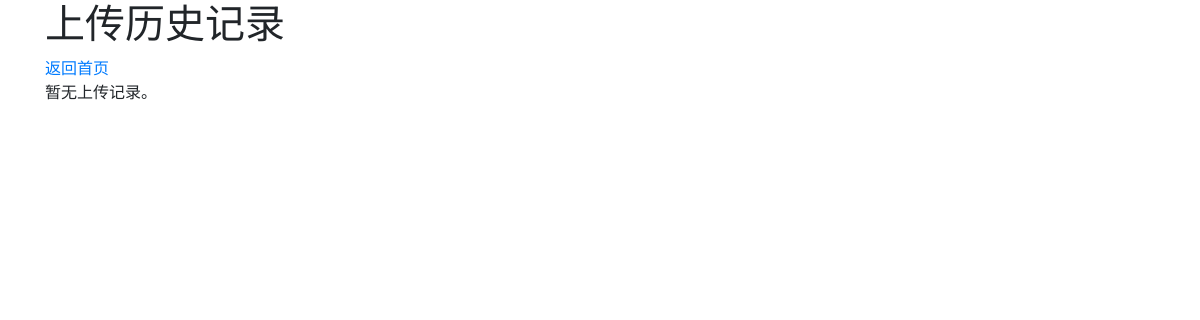
Page /history on the earlier database version.
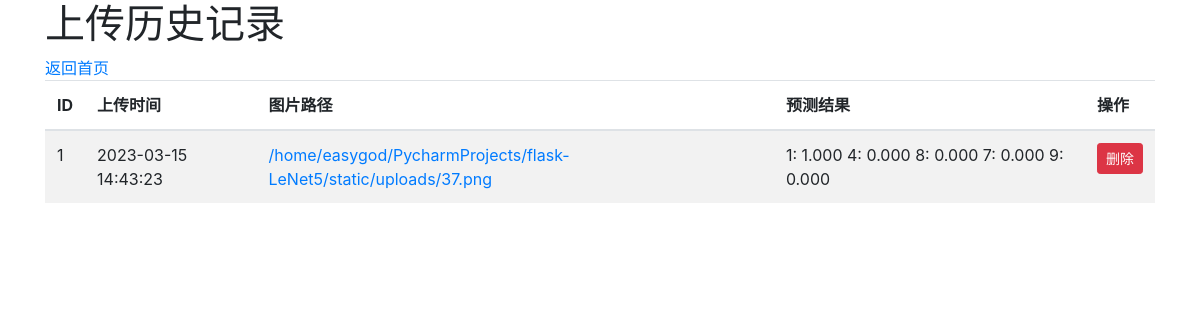
Same page on the later database version.
### tables this page shows
CREATE TABLE uploads
             (id INTEGER PRIMARY KEY AUTOINCREMENT,
              upload_time TEXT,
              image_path TEXT,
              prediction TEXT);

### app.py (the view)
@app.route('/history')
def history():
    with sqlite3.connect('database.db') as conn:
        c = conn.cursor()
        c.execute('SELECT * FROM uploads ORDER BY id DESC')
        rows = c.fetchall()
    return render_template('history.html', rows=rows)

### templates/history.html
{% extends 'base.html' %}
{% block content %}
  <h1>上传历史记录</h1>
  <a href="{{ url_for('index') }}">返回首页</a>
  {% if rows|length == 0 %}
    <p>暂无上传记录。</p>
  {% else %}
    <table class="table table-hover table-striped">
      <thead>
        <tr>
          <th>ID</th>
          <th>上传时间</th>
          <th>图片路径</th>
          <th>预测结果</th>
          <th>操作</th>
        </tr>
      </thead>
      <tbody>
        {% for row in rows %}
          <tr>
            <td>{{ row[0] }}</td>
            <td>{{ row[1] }}</td>
            <td><a href="{{ row[2] }}" target="_blank">{{ row[2] }}</a></td>
            <td>{{ row[3] }}</td>
            <td><a href="/delete/{{ row[0] }}" class="btn btn-danger btn-sm">删除</a></td>
          </tr>
        {% endfor %}
      </tbody>
    </table>
  {% endif %}
{% endblock %}

Differences in the rows shown:
added uploads: id "1", upload_time "2023-03-15 14:43:23", image_path "/home/easygod/PycharmProjects/flask-LeNet5/static/uploads/37.png", prediction "1: 1.000 4: 0.000 8: 0.000 7: 0.000 9: 0.000"
Other differences:
text no longer shown: "暂无上传记录。"
text now shown: "ID 上传时间 图片路径 预测结果 操作"
